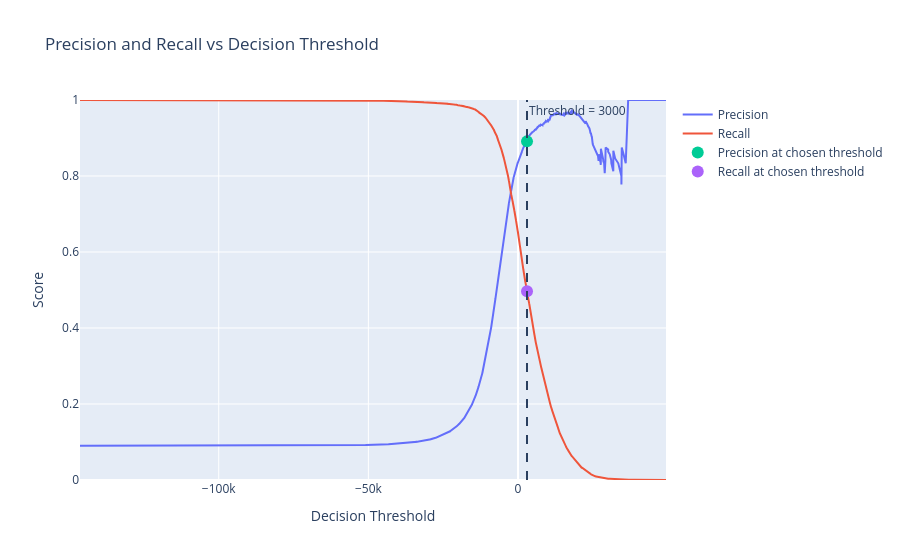

This figure's notebook cell:
### Markdown cell above
**Visual:** Precision and recall against the decision threshold.

### Code cell
y_true_thr, y_scores_thr = MetricsCalculator.prepare_mnist_threshold_data()

figure = MetricsCalculator.plot_precision_recall_threshold(
    y_true_thr,
    y_scores_thr,
    chosen_threshold=3000
)

figure.show()

### Figure 1 — Plotly figure (JSON) as saved in the notebook; plotly's stock layout.template omitted (floating-point values rounded to 4 significant figures; data arrays with more than 128 entries replaced by an {"elided": "..."} marker saying what was removed)
{"data": [{"mode": "lines", "name": "Precision", "type": "scatter", "x": {"elided": "60000 float values"}, "y": {"elided": "60000 float values"}}, {"mode": "lines", "name": "Recall", "type": "scatter", "x": {"elided": "60000 float values"}, "y": {"elided": "60000 float values"}}, {"marker": {"size": 12}, "mode": "markers", "name": "Precision at chosen threshold", "type": "scatter", "x": [3002.0], "y": [0.8911]}, {"marker": {"size": 12}, "mode": "markers", "name": "Recall at chosen threshold", "type": "scatter", "x": [3002.0], "y": [0.4968]}], "layout": {"annotations": [{"showarrow": false, "text": "Threshold = 3000", "x": 3000, "xanchor": "left", "xref": "x", "y": 1, "yanchor": "top", "yref": "y domain"}], "shapes": [{"line": {"dash": "dash"}, "type": "line", "x0": 3000, "x1": 3000, "xref": "x", "y0": 0, "y1": 1, "yref": "y domain"}], "title": {"text": "Precision and Recall vs Decision Threshold"}, "xaxis": {"title": {"text": "Decision Threshold"}}, "yaxis": {"range": [0, 1], "title": {"text": "Score"}}}}
